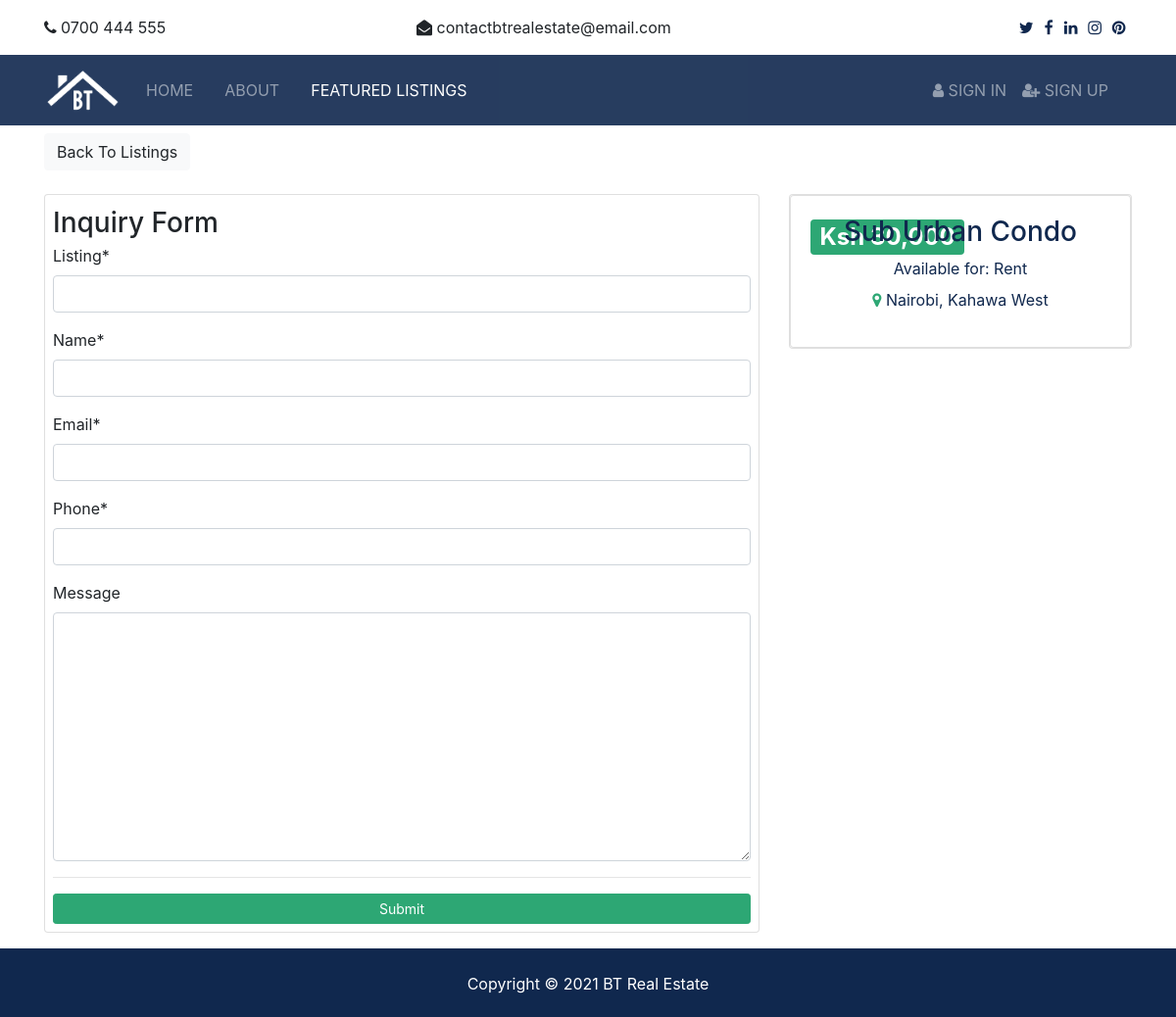
/listings/inquiries/5, run on the app's committed database.
### listings/models.py (models this page shows, shortened)
class Listing (models.Model):
    realtor = models.ForeignKey(Realtor, on_delete=models.DO_NOTHING)
    title = models.CharField(max_length=150)
    locality = models.CharField(max_length=150)
    estate = models.CharField(null=True, blank=True, max_length=150)
    description = models.TextField(blank=True)
    parking_space = models.IntegerField(default=0)
    bedrooms = models.IntegerField()
    buying_price = models.IntegerField(blank=True, null=True)
    rent_price = models.IntegerField(blank=True, null=True)
    rental = models.BooleanField(default=False, null=False, blank=False)
    for_sale = models.BooleanField(default=False, null=False, blank=False)
    sqft = models.IntegerField()
    lot_size = models.DecimalField(max_digits=5, decimal_places=1)
    photo_main = ProcessedImageField(
        upload_to='photos/%Y/%m/%d/'
        , processors=[ResizeToFill(1280, 720)],
        format='JPEG',
        options={'quality': 100}
    )
    photo_1 = ProcessedImageField(
        upload_to='photos/%Y/%m/%d/',
        blank=True,
        processors=[ResizeToFill(1280, 720)],
        format='JPEG',
        options={'quality': 100}
    )
    photo_2 = ProcessedImageField(
        upload_to='photos/%Y/%m/%d/',
        blank=True,
        processors=[ResizeToFill(1280, 720)],
        format='JPEG',
        options={'quality': 100}
    )
    photo_3 = ProcessedImageField(
        upload_to='photos/%Y/%m/%d/',
        blank=True,
        processors=[ResizeToFill(1280, 720)],
        format='JPEG',
        options={'quality': 100}
    )
    photo_4 = ProcessedImageField(
        upload_to='photos/%Y/%m/%d/',
        blank=True,
        processors=[ResizeToFill(1280, 720)],
        format='JPEG',
        options={'quality': 100}
    )
    photo_5 = ProcessedImageField(
        upload_to='photos/%Y/%m/%d/',
        blank=True,
        processors=[ResizeToFill(1280, 720)],
        format='JPEG',
        options={'quality': 100}
    )
    photo_6 = ProcessedImageField(
        upload_to='photos/%Y/%m/%d/',
        blank=True,
        processors=[ResizeToFill(1280, 720)],
        format='JPEG',
        options={'quality': 100}
    )
    is_published = models.BooleanField(default=True)
    list_date = models.DateTimeField(default=datetime.now, blank=True)

### listings/views.py (the view)
# urls.py: path('inquiries/<int:listing_id>', views.inquiry_form, name='inquiry'),
def inquiry_form (request, listing_id):
    form = UserEnquiryForm()
    listing = get_object_or_404(Listing, pk=listing_id)
    context = {'form': form, 'listing': listing}
    return render(request, 'listings/_inquiry.html', context)

### users/forms.py (shortened to what this page needs)
class UserEnquiryForm (forms.ModelForm):
    class Meta:
        model = Inquiry
        fields = ['listing', 'name', 'email', 'phone', 'message']

### templates/listings/_inquiry.html (shortened to what this page needs)
{% extends 'base.html' %}
{% load crispy_forms_tags %}
{% load humanize %}
{% block content %}
<div class="container">
    <a href="{% url 'listings' %}" class="btn btn-light my-2">Back To Listings</a>
    <div class="row my-3">
      <div class="col-md-8">
        <div class="card p-3 p-md-2">
          <h3 class="my-1">Inquiry Form</h3>
          <form method="POST" action="{% url 'contact' listing.id %}">
            {% if user.is_authenticated %}
            {% csrf_token %}
            <input type="hidden" name=user_id value="{{ user.id }}">
            {{ form|crispy }}
            <input type="submit" class="btn btn-block btn-sm btn-secondary">
            {% else %}
            {{ form|crispy }}
            <hr>
            <input type="submit" class="btn btn-block btn-sm btn-secondary">
            {% endif %}
          </form>
        </div>
      </div>
      <aside class="col-md-4">
          <div class="card">
            <div class="card listing-preview">
              <div class="card-img-overlay">
                  <h2>
                      {% if listing.rental and listing.for_sale %}
                      <span class="badge badge-secondary text-white">Ksh {{ listing.rent_price | intcomma }}</span>
                      {% elif listing.rental %}
                      <span class="badge badge-secondary text-white">Ksh {{ listing.rent_price | intcomma }}</span>
                      {% elif listing.for_sale %}
                      <span class="badge badge-secondary text-white">Ksh {{ listing.buying_price | intcomma }}</span>
            {% endif %}
                  </h2>
              </div>
              <div class="card-body">
                  <div class="listing-heading text-center">
                  <a href="{% url 'listing' listing.id %}"><h3 class="text-primary">{{ listing.title }}</h3></a>
                  <div class="row text-primary text-center my-2">
                    {% if listing.rental and listing.for_sale %}
                    <div class="col-12">Available for Rent or Purchase</div>
                    {% elif listing.rental %}
                    <div class="col-12">Available for: Rent</div>
                    {% elif listing.for_sale %}
                    <div class="col-12">Available for: Purchase</div>
                    {% endif %}
                  </div>
                  <p class="text-primary">
                      <i class="fa fa-map-marker text-secondary"></i> {{ listing.city }} {{ listing.locality }}, {{ listing.estate }}</p>
                  </div>
              </div>
              </div>
      </aside>
    </div>
</div>
{% endblock content %}

### static/css/style.css (style rules this page uses)
html { position: relative; }
body { margin-bottom: 70px; }
.btn-secondary { color: #fff !important; }
.listing-preview a { position: relative; }

### data on the page
Listing: rent_price "30,000", title "Sub Urban Condo", locality "Nairobi", estate "Kahawa West"
